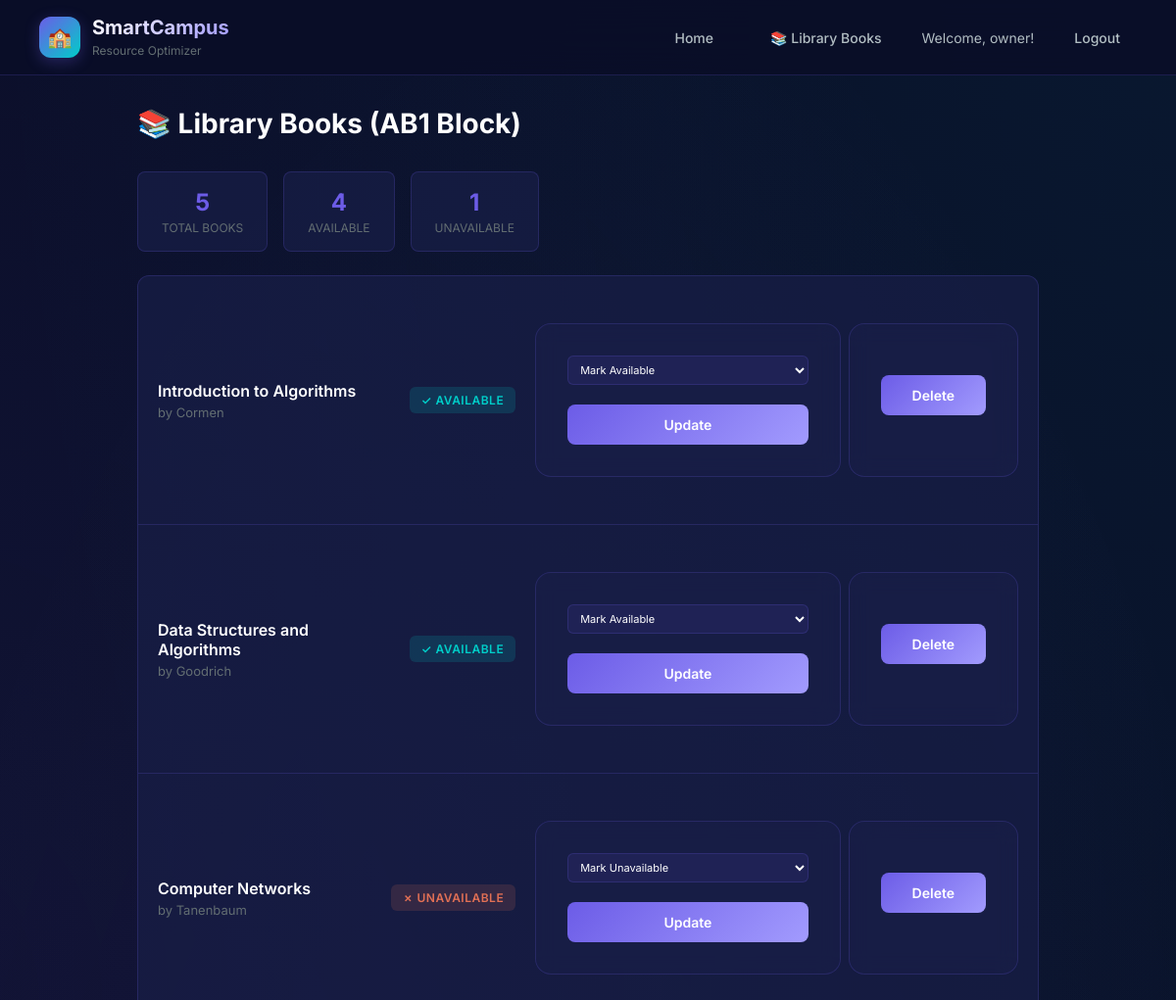
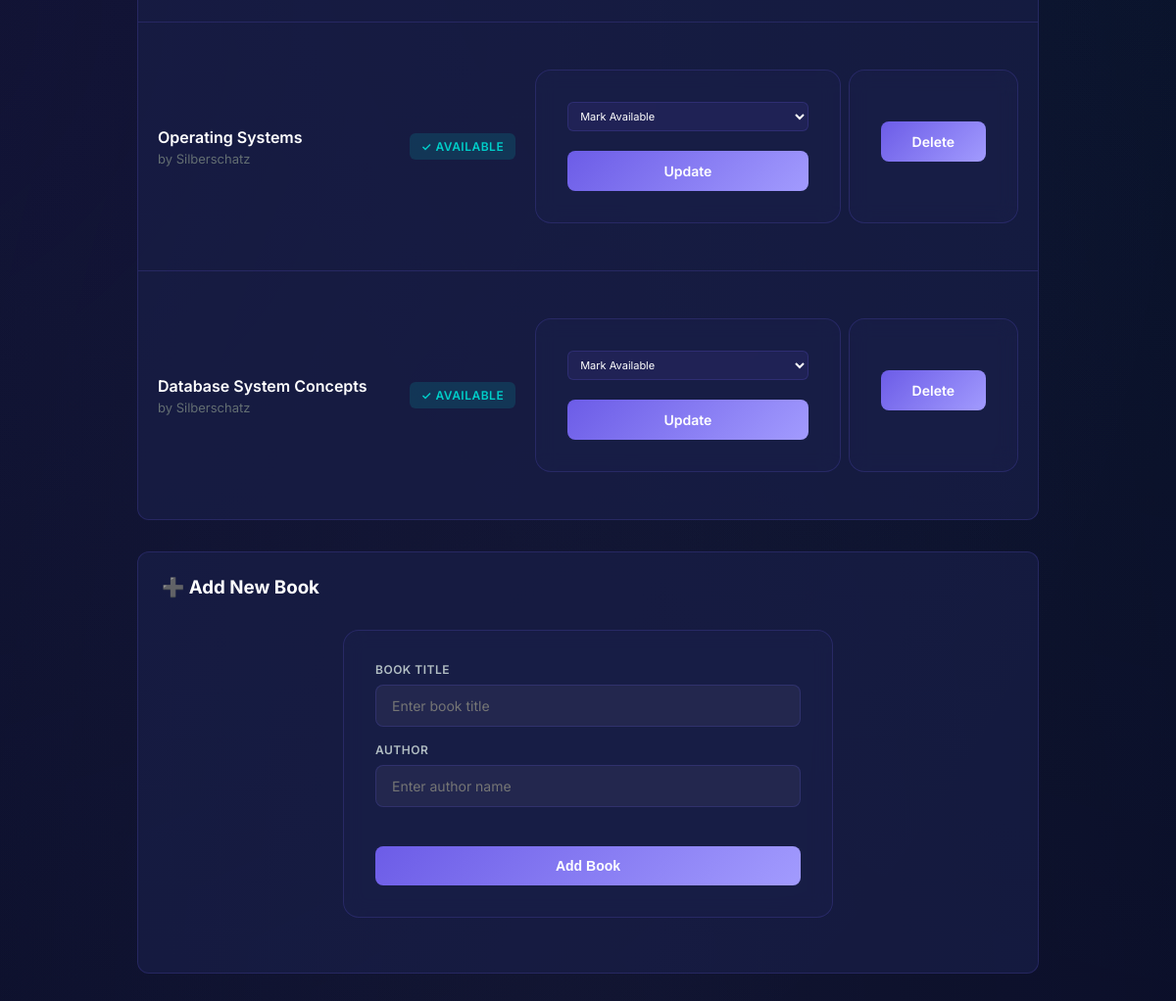
/books (signed in), run on the app's committed database (2 pictures, top to bottom).
### tables this page shows
CREATE TABLE books(
    id INTEGER PRIMARY KEY,
    title TEXT,
    author TEXT,
    available INTEGER DEFAULT 1,
    block TEXT DEFAULT 'AB1'
);

### app.py (the view)
@app.route('/books')
def books():
    conn = connect_db()
    cursor = conn.cursor()
    cursor.execute("SELECT id, title, author, available FROM books WHERE block='AB1'")
    rows = cursor.fetchall()
    conn.close()
    total_available = sum(1 for row in rows if row[3])
    all_books = [{'id': row[0], 'title': row[1], 'author': row[2], 'available': row[3]} for row in rows]
    return render_template('books.html', total=total_available, books=all_books, is_owner=session.get('role') == 'owner')

### app.py (called while the page is built)
@app.context_processor
def inject_session():
    return {'session': session}

def connect_db():
    return sqlite3.connect(os.path.join(base_dir, "database.db"))

### templates/books.html (shortened to what this page needs)
<!DOCTYPE html>
<html lang="en">
<head>
    <link rel="stylesheet" href="/static/style.css">
</head>
<body>
    <nav class="navbar">
        <div class="navbar-brand">
            <div class="logo-icon">🏫</div>
            <div>
                <h1>SmartCampus</h1>
                <span>Resource Optimizer</span>
            </div>
        </div>
        <div class="nav-links">
            <a href="/">Home</a>
            <a href="/books">📚 Library Books</a>
            {% if session.user %}
                <span>Welcome, {{ session.user }}!</span>
                <a href="/logout">Logout</a>
            {% else %}
                <a href="/login">Login</a>
                <a href="/register">Register</a>
            {% endif %}
        </div>
    </nav>
    <div class="main-container books-container">
        <div class="books-header">
            <h2>📚 Library Books (AB1 Block)</h2>
        </div>
        <div class="books-stats">
            <div class="stat-box">
                <div class="number">{{ books|length }}</div>
                <div class="label">Total Books</div>
            </div>
            <div class="stat-box">
                <div class="number">{{ total }}</div>
                <div class="label">Available</div>
            </div>
            <div class="stat-box">
                <div class="number">{{ books|length - total }}</div>
                <div class="label">Unavailable</div>
            </div>
        </div>
        <div class="books-list">
            {% if books %}
                {% for book in books %}
                    <div class="book-item">
                        <div class="book-info">
                            <div class="book-title">{{ book.title }}</div>
                            <div class="book-author">by {{ book.author }}</div>
                        </div>
                        <div class="book-status">
                            {% if book.available %}
                                <span class="status-badge status-available">✓ Available</span>
                            {% else %}
                                <span class="status-badge status-unavailable">✗ Unavailable</span>
                            {% endif %}
                        </div>
                        {% if is_owner %}
                            <div class="action-buttons">
                                <form method="POST" action="/change_status" style="display:inline;">
                                    <select name="available" style="padding: 6px 8px; border-radius: 6px; border: 1px solid var(--border); background: rgba(108, 92, 231, 0.1); color: var(--text-primary); font-size: 11px;">
                                        <option value="1" {% if book.available %}selected{% endif %}>Mark Available</option>
                                        <option value="0" {% if not book.available %}selected{% endif %}>Mark Unavailable</option>
                                    </select>
                                    <button type="submit" class="btn btn-small">Update</button>
                                </form>
                                <form method="POST" action="/delete_book" style="display:inline;">
                                    <button type="submit" class="btn btn-delete btn-small" onclick="return confirm('Delete this book?')">Delete</button>
                                </form>
                            </div>
                        {% endif %}
                    </div>
                {% endfor %}
            {% else %}
                <div class="book-item">
                    <div class="book-info">
                        <div class="book-title">No books available</div>
                    </div>
                </div>
            {% endif %}
        </div>
        {% if is_owner %}
            <div class="upload-section">
                <h3>➕ Add New Book</h3>
                <form method="POST" action="/upload_book">
                    <div class="form-group">
                        <label for="title">Book Title</label>
                        <input type="text" id="title" name="title" placeholder="Enter book title" required>
                    </div>
                    <div class="form-group">
                        <label for="author">Author</label>
                        <input type="text" id="author" name="author" placeholder="Enter author name" required>
                    </div>
                    <div class="form-actions">
                        <button type="submit">Add Book</button>
                    </div>
                </form>
            </div>
        {% endif %}
    </div>
</body>
</html>

### static/style.css (style rules this page uses)
:root { --bg-primary: #0a0e27; --bg-secondary: #111638; --bg-card: rgba(25, 31, 72, 0.7); --bg-card-hover: rgba(35, 42, 90, 0.85); --accent-primary: #6c5ce7; --accent-secondary: #a29bfe; --accent-glow: rgba(108, 92, 231, 0.3); --success: #00cec9; --success-glow: rgba(0, 206, 201, 0.25); --warning: #fdcb6e; --danger: #e17055; --text-primary: #ffffff; --text-secondary: #b2bec3; --text-muted: #636e72; --border: rgba(108, 92, 231, 0.2); --border-hover: rgba(108, 92, 231, 0.5); --glass: rgba(255, 255, 255, 0.05); --shadow: 0 8px 32px rgba(0, 0, 0, 0.3); --shadow-glow: 0 0 40px rgba(108, 92, 231, 0.15); --radius: 16px; --radius-sm: 10px; --transition: all 0.3s cubic-bezier(0.4, 0, 0.2, 1); }
* { margin: 0; padding: 0; box-sizing: border-box; }
body { font-family: 'Inter', -apple-system, BlinkMacSystemFont, sans-serif; background: var(--bg-primary); color: var(--text-primary); min-height: 100vh; overflow-x: hidden; }
body::before { content: ''; position: fixed; top: -50%; left: -50%; width: 200%; height: 200%; background: radial-gradient(ellipse at 20% 50%, rgba(108, 92, 231, 0.08) 0%, transparent 50%), radial-gradient(ellipse at 80% 20%, rgba(0, 206, 201, 0.06) 0%, transparent 50%), radial-gradient(ellipse at 50% 80%, rgba(162, 155, 254, 0.05) 0%, transparent 50%); animation: bgFloat 20s ease-in-out infinite; z-index: -1; }
.navbar { display: flex; align-items: center; justify-content: space-between; padding: 16px 40px; background: rgba(10, 14, 39, 0.85); backdrop-filter: blur(20px); border-bottom: 1px solid var(--border); position: sticky; top: 0; z-index: 100; }
.navbar-brand { display: flex; align-items: center; gap: 12px; }
.navbar-brand .logo-icon { width: 42px; height: 42px; background: linear-gradient(135deg, var(--accent-primary), var(--success)); border-radius: 12px; display: flex; align-items: center; justify-content: center; font-size: 20px; box-shadow: 0 4px 15px var(--accent-glow); }
.navbar-brand h1 { font-size: 20px; font-weight: 700; background: linear-gradient(135deg, var(--text-primary), var(--accent-secondary)); -webkit-background-clip: text; -webkit-text-fill-color: transparent; background-clip: text; }
.navbar-brand span { font-size: 12px; color: var(--text-muted); font-weight: 400; }
.nav-links { display: flex; align-items: center; gap: 24px; }
.nav-links a { color: var(--text-secondary); text-decoration: none; font-size: 14px; font-weight: 500; padding: 8px 16px; border-radius: 8px; transition: var(--transition); border: 1px solid transparent; }
.nav-links span { color: var(--text-secondary); font-size: 14px; }
form { background: var(--bg-card); backdrop-filter: blur(10px); border: 1px solid var(--border); border-radius: var(--radius); padding: 32px; max-width: 500px; margin: 32px auto; }
label { display: block; margin-top: 16px; margin-bottom: 8px; color: var(--text-primary); font-weight: 500; font-size: 14px; }
input[type="text"], input[type="password"], select, textarea { width: 100%; padding: 12px 16px; background: rgba(255, 255, 255, 0.05); border: 1px solid var(--border); border-radius: 8px; color: var(--text-primary); font-size: 14px; transition: var(--transition); font-family: inherit; }
button[type="submit"], button { margin-top: 20px; padding: 12px 32px; background: linear-gradient(135deg, var(--accent-primary), var(--accent-secondary)); color: white; border: none; border-radius: 8px; font-weight: 600; cursor: pointer; transition: var(--transition); font-size: 14px; }
.main-container { max-width: 1400px; margin: 0 auto; padding: 32px 40px; }
.status-badge { padding: 5px 14px; border-radius: 50px; font-size: 11px; font-weight: 600; text-transform: uppercase; letter-spacing: 0.5px; }
.form-group { margin-bottom: 18px; }
.form-group label { display: block; font-size: 12px; font-weight: 600; color: var(--text-secondary); text-transform: uppercase; letter-spacing: 0.5px; margin-bottom: 8px; }
.btn { display: inline-flex; align-items: center; justify-content: center; gap: 8px; padding: 12px 24px; border: none; border-radius: var(--radius-sm); font-family: 'Inter', sans-serif; font-size: 14px; font-weight: 600; cursor: pointer; transition: var(--transition); outline: none; width: 100%; }

### data on the page
books: title "Introduction to Algorithms", author "Cormen", shows "✓ AVAILABLE", available "Mark Available"
books: title "Data Structures and Algorithms", author "Goodrich", shows "✓ AVAILABLE", available "Mark Available"
books: title "Computer Networks", author "Tanenbaum", shows "✗ UNAVAILABLE", available "Mark Unavailable"
books: title "Operating Systems", author "Silberschatz", shows "✓ AVAILABLE", available "Mark Available"
books: title "Database System Concepts", author "Silberschatz", shows "✓ AVAILABLE", available "Mark Available"

### other printed values
{{ session.user }} "owner"
{{ books|length }} "5"
{{ total }} "4"
{{ books|length - total }} "1"
